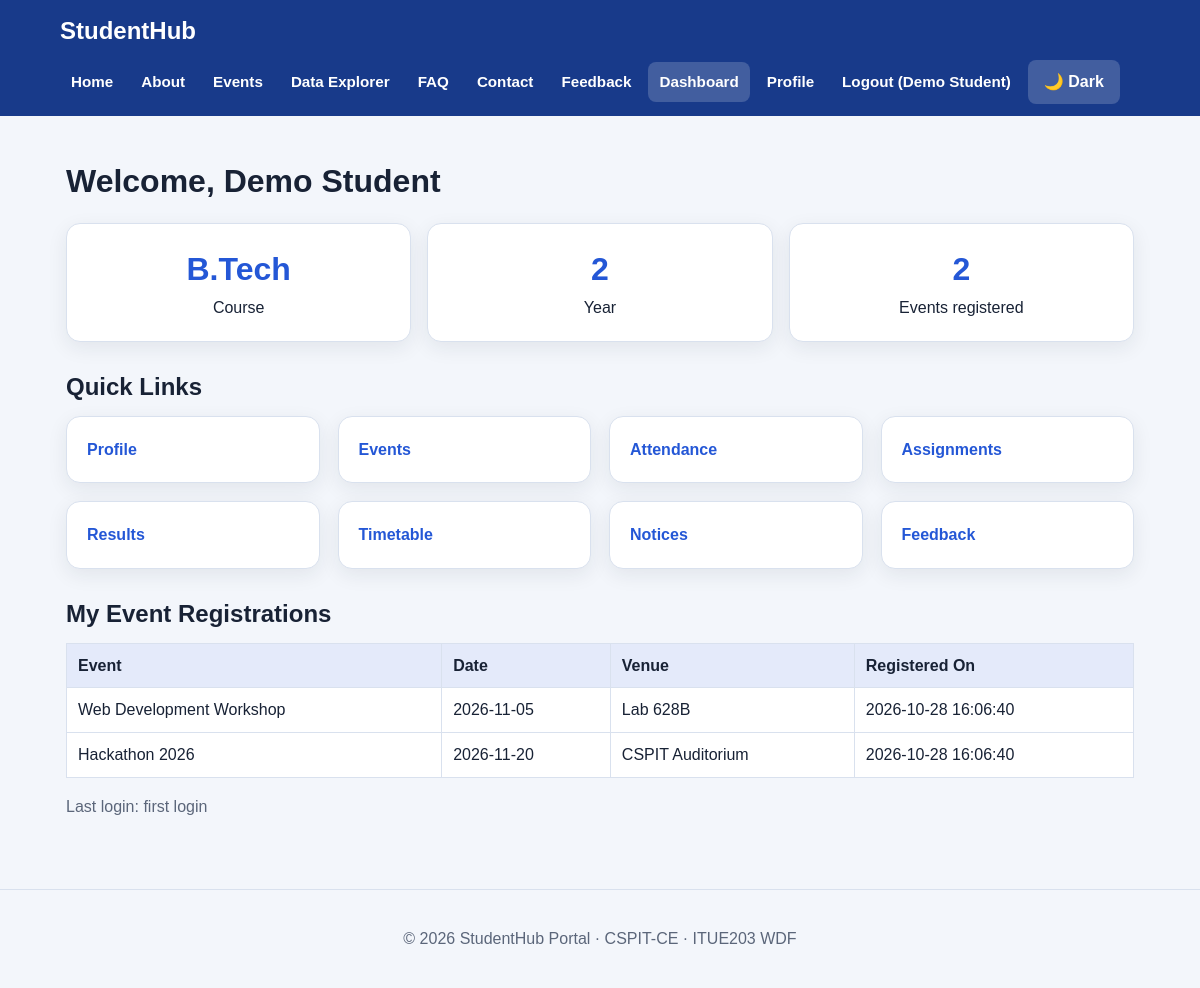
The app's page /studenthub/dashboard.php (signed in) with its own data.
### tables this page shows
CREATE TABLE students (
  student_id INT AUTO_INCREMENT PRIMARY KEY,
  user_id INT DEFAULT NULL,
  name VARCHAR(60) NOT NULL,
  email VARCHAR(100) NOT NULL UNIQUE,
  course VARCHAR(30) NOT NULL,
  year TINYINT NOT NULL DEFAULT 1,
  status ENUM('active','inactive') NOT NULL DEFAULT 'active',
  created_at TIMESTAMP DEFAULT CURRENT_TIMESTAMP,
  CONSTRAINT fk_students_user FOREIGN KEY (user_id) REFERENCES users(user_id) ON DELETE SET NULL
);

CREATE TABLE users (
  user_id INT AUTO_INCREMENT PRIMARY KEY,
  name VARCHAR(60) NOT NULL,
  email VARCHAR(100) NOT NULL UNIQUE,
  mobile VARCHAR(10) DEFAULT NULL,
  gender ENUM('Male','Female','Other') DEFAULT NULL,
  password_hash VARCHAR(255) NOT NULL,
  role ENUM('admin','student') NOT NULL DEFAULT 'student',
  status ENUM('active','inactive') NOT NULL DEFAULT 'active',
  last_login DATETIME DEFAULT NULL,
  created_at TIMESTAMP DEFAULT CURRENT_TIMESTAMP
);

CREATE TABLE registrations (
  registration_id INT AUTO_INCREMENT PRIMARY KEY,
  student_id INT NOT NULL,
  event_id INT NOT NULL,
  registration_date TIMESTAMP DEFAULT CURRENT_TIMESTAMP,
  UNIQUE KEY uq_student_event (student_id, event_id),
  CONSTRAINT fk_reg_student FOREIGN KEY (student_id) REFERENCES students(student_id) ON DELETE CASCADE,
  CONSTRAINT fk_reg_event FOREIGN KEY (event_id) REFERENCES events(event_id) ON DELETE CASCADE
);

CREATE TABLE events (
  event_id INT AUTO_INCREMENT PRIMARY KEY,
  event_name VARCHAR(100) NOT NULL,
  event_date DATE NOT NULL,
  venue VARCHAR(100) NOT NULL,
  category VARCHAR(40) NOT NULL DEFAULT 'General',
  status ENUM('open','closed') NOT NULL DEFAULT 'open',
  poster VARCHAR(150) DEFAULT NULL,
  description TEXT
);

### studenthub/includes/auth.php (called while the page is built, shortened)
<?php
function e($s) { return htmlspecialchars((string)$s, ENT_QUOTES, 'UTF-8'); }
function url($p = '') { return BASE_URL . ltrim($p, '/'); }

### studenthub/dashboard.php (the view, shortened to what this page needs)
<?php
require_once 'includes/auth.php';
$uid = $_SESSION['user_id'];
$st = $conn->prepare('SELECT u.name, u.email, u.last_login, s.student_id, s.course, s.year FROM users u LEFT JOIN students s ON s.user_id = u.user_id WHERE u.user_id = ?');
$st->bind_param('i', $uid); $st->execute();
$me = $st->get_result()->fetch_assoc(); $st->close();
$regs = null;
if (!empty($me['student_id'])) {
    $r = $conn->prepare('SELECT e.event_name, e.event_date, e.venue, r.registration_date FROM registrations r JOIN events e ON e.event_id = r.event_id WHERE r.student_id = ? ORDER BY e.event_date');
    $r->bind_param('i', $me['student_id']); $r->execute();
    $regs = $r->get_result();
}
include 'includes/header.php';
?>
<h1>Welcome, <?= e($me['name']) ?></h1>
<div class="stats">
    <div class="card stat"><b><?= e($me['course'] ?? '-') ?></b>Course</div>
    <div class="card stat"><b><?= e($me['year'] ?? '-') ?></b>Year</div>
    <div class="card stat"><b><?= $regs ? $regs->num_rows : 0 ?></b>Events registered</div>
</div>
<h2 class="section-title">Quick Links</h2>
<div class="grid">
    <a class="card" href="<?= e(url('profile.php')) ?>">Profile</a>
    <a class="card" href="<?= e(url('events.php')) ?>">Events</a>
    <a class="card" href="<?= e(url('attendance.php')) ?>">Attendance</a>
    <a class="card" href="<?= e(url('assignments.php')) ?>">Assignments</a>
    <a class="card" href="<?= e(url('results.php')) ?>">Results</a>
    <a class="card" href="<?= e(url('timetable.php')) ?>">Timetable</a>
    <a class="card" href="<?= e(url('notices.php')) ?>">Notices</a>
    <a class="card" href="<?= e(url('feedback.php')) ?>">Feedback</a>
</div>
<h2 class="section-title">My Event Registrations</h2>
<div class="table-wrap"><table><tr><th>Event</th><th>Date</th><th>Venue</th><th>Registered On</th></tr>
<?php if ($regs && $regs->num_rows): while ($row = $regs->fetch_assoc()): ?>
<tr><td><?= e($row['event_name']) ?></td><td><?= e($row['event_date']) ?></td><td><?= e($row['venue']) ?></td><td><?= e($row['registration_date']) ?></td></tr>
<?php endwhile; else: ?><tr><td colspan="4">You have not registered for any event yet.</td></tr><?php endif; ?>
</table></div>
<p class="muted">Last login: <?= e($me['last_login'] ?? 'first login') ?></p>
<?php include 'includes/footer.php'; ?>

### studenthub/assets/css/style.css (style rules this page uses)
:root { --bg:#f3f6fb;--card:#fff;--text:#182235;--muted:#5b667a;--primary:#2457d6;--on-primary:#fff;--head:#183a8a;--border:#d9e1ee;--shadow:0 6px 20px rgba(24,34,53,.08);--ok:#176b36;--okbg:#e4f7e9;--err:#a61b1b;--errbg:#fde8e8 }
* { box-sizing:border-box }
html { scroll-behavior:smooth }
body { margin:0;font-family:Arial,Helvetica,sans-serif;line-height:1.6;background:var(--bg);color:var(--text) }
a { color:var(--primary);font-weight:600;text-decoration:none }
h1,h2,h3 { line-height:1.25 }
.card { background:var(--card);border:1px solid var(--border);border-radius:14px;padding:20px;box-shadow:var(--shadow) }
.grid { display:grid;gap:18px;grid-template-columns:repeat(auto-fit,minmax(240px,1fr)) }
.section-title { margin:30px 0 14px }
.muted { color:var(--muted) }
.stats { display:grid;gap:16px;grid-template-columns:repeat(auto-fit,minmax(170px,1fr)) }
.stat { text-align:center }
.stat b { display:block;font-size:2rem;color:var(--primary) }
.table-wrap { overflow-x:auto }
table { width:100%;border-collapse:collapse;background:var(--card) }
th,td { border:1px solid var(--border);padding:9px 11px;text-align:left;vertical-align:top }
th { background:rgba(36,87,214,.12) }

### records on screen
students: user.name "Demo Student", course "B.Tech", year "2", user.last_login "first login"
registrations: event.event_name "Web Development Workshop", event.event_date "2026-11-05", event.venue "Lab 628B", registration_date "2026-10-28 16:06:40"
registrations: event.event_name "Hackathon 2026", event.event_date "2026-11-20", event.venue "CSPIT Auditorium", registration_date "2026-10-28 16:06:40"

### other values on screen
$label "Home About Events Data Explorer FAQ Contact Feedback Dashboard Profile"
$_SESSION['name'] "Demo Student"
$regs->num_rows "2"
